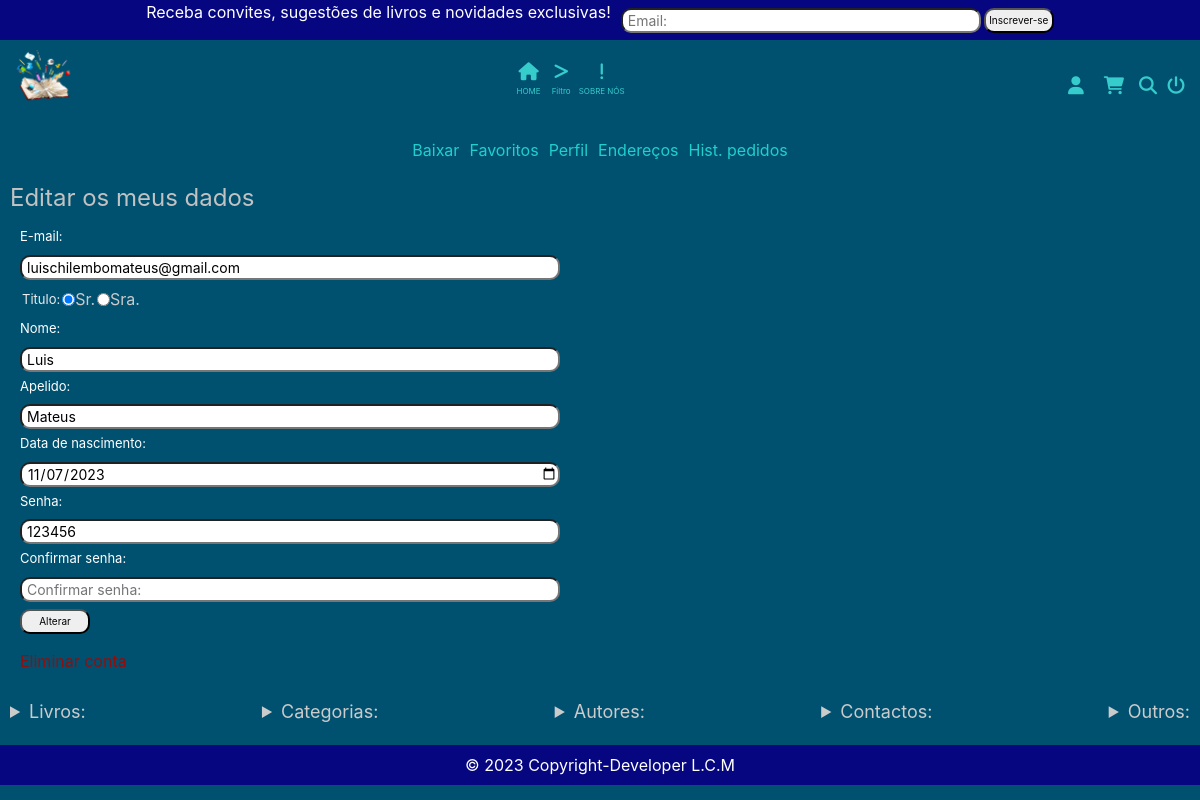
The page /usuarios/meu_perfil/6 (signed in) on the database its author committed.
### tables this page shows
CREATE TABLE `usuario` (
  `id_usuario` int(6) NOT NULL,
  `titulo` varchar(5) NOT NULL,
  `nome` varchar(50) NOT NULL,
  `apelido` varchar(50) NOT NULL,
  `email` varchar(100) NOT NULL,
  `data_nascimento` date NOT NULL,
  `senha` varchar(50) NOT NULL
);

### app/Controllers/Usuarios.php (called while the page is built, shortened)
<?php
class Usuarios extends Controller
{
    public function __construct()
    {
        $this->usuarioModel = $this->model('Usuario');
    }
    public function meu_perfil($id){
           $formulario = filter_input_array(INPUT_POST, FILTER_SANITIZE_STRING);
           if(isset($formulario)):
               $dados = [
                'id' => $id,
                'titulo' => trim($formulario['titulo']),
                'nome' => trim($formulario['nome']),
                'apelido' => trim($formulario['apelido']),
                'email' => trim($formulario['email']),
                'senha' => trim($formulario['senha']),
                'confirmar_senha' => trim($formulario['confirmar_senha']),
                'data_nascimento' => trim($formulario['data_nascimento']),
                'titulo_erro' => '',
                'nome_erro' => '',
                'apelido_erro' => '',
                'email_erro' => '',
                'senha_erro' => '',
                'confirmar_senha_erro' => '',
                'data_nascimento_erro' => ''
            ];
               if(in_array("", $formulario)):
                if (empty($formulario['nome'])) :
                    $dados['nome_erro'] = 'Preencha o campo nome';
                endif;
                if (empty($formulario['apelido'])) :
                    $dados['apelido_erro'] = 'Digite o seu apelido';
                endif;
                if (empty($formulario['email'])) :
                    $dados['email_erro'] = 'Preencha o campo email';
                endif;
                if (empty($formulario['titulo'])) :
                    $dados['titulo_erro'] = 'Selecione um titulo';
                endif;
                if (empty($formulario['senha'])) :
                    $dados['senha_erro'] = 'Preencha o campo senha';
                endif;
                if (empty($formulario['confirmar_senha'])) :
                    $dados['confirmar_senha_erro'] = 'Preencha o campo confirmar senha';
                endif;
    if (empty($formulario['data_nascimento'])) :
                    $dados['data_nascimento_erro'] = 'Preencha o campo data de nascimento';
                endif;
               else:
                  if($this->usuarioModel->atualizar($dados)):
                       Sessao::mensagem('usuario','Os seus dados foram atualizados com sucesso');
                   else:
                       die("Erro ao atualizar os seus dados no banco de dados");
                   endif;
                   echo 'Preparado para atualizar os dados do usuario';
               endif;
           else:
               $usuario = $this->usuarioModel->lerUsuarioPorId($id);
               $dados = [
                'id' => $usuario->id_isuario,
                'titulo' => $usuario->titulo,
                'nome' => $usuario->nome,
                'apelido' => $usuario->apelido,
                'email' => $usuario->email,
                'senha' => $usuario->senha,
                'data_nascimento' => $usuario->data_nascimento,
                'confirmar_senha' => '',
                'titulo_erro' => '',
                'nome_erro' => '',
                'apelido_erro' => '',
                'email_erro' => '',
                'senha_erro' => '',
                'confirmar_senha_erro' => '',
                'data_nascimento_erro' => ''
            ];
           endif;
        $this->view('usuarios/meu_perfil', $dados);
     }
}

### app/Libraries/Rota.php (called while the page is built, shortened)
<?php
class Rota{
    private $metodo = 'index';
    public function __construct()
    {
        $url = $this->url() ? $this->url() : [0];
        if(file_exists('../app/Controllers/'.ucwords($url[0]).'.php')):
            unset($url[0]);
        endif;
        $this->controlador = new $this->controlador;
        if(isset($url[1])):
            if(method_exists($this->controlador, $url[1])):
                $this->metodo = $url[1];
                unset($url[1]);
            endif;
        endif;
        $this->parametros = $url ? array_values($url) : [];
        call_user_func_array([$this->controlador, $this->metodo], $this->parametros);
    }
    private function url(){
        $url = filter_input(INPUT_GET,'url', FILTER_SANITIZE_URL);
        if(isset($url)):
            $url = trim(rtrim($url,'/'));
            $url = explode('/', $url);
            return $url;
        endif;
    }
}

### app/Libraries/Database.php (called while the page is built, shortened)
<?php
class Database {
    private $host = DB['HOST'];
    private $usuario = DB['USUARIO'];
    private $senha = DB['SENHA'];
    private $banco = DB['BANCO'];
    private $porta = DB['PORTA'];
    private $dbh;
    private $stmt;
    public function __construct()
    {
        $dsn = 'mysql:host='.$this->host.';port='.$this->porta.';dbname='.$this->banco;
        $opcoes = [
            PDO::ATTR_PERSISTENT => true,
            PDO::ATTR_ERRMODE => PDO::ERRMODE_EXCEPTION
        ];
        try {
            $this->dbh = new PDO($dsn, $this->usuario, $this->senha, $opcoes);
        } catch (PDOException $e) {
            print "Error!: ".$e->getMessage() . "<br/>";
            die();
        }
    }
    public function query($sql){
        $this->stmt = $this->dbh->prepare($sql);
    }
    public function bind($parametro, $valor, $tipo = null){
        if(is_null($tipo)):
            switch(true):
                default:
                    $tipo = PDO::PARAM_STR;
            endswitch;
        endif;
        $this->stmt->bindValue($parametro, $valor, $tipo);
    }
    public function executa(){
        return $this->stmt->execute();
    }
    public function resultado(){
        $this->executa();
        return $this->stmt->fetch(PDO::FETCH_OBJ);
    }
}

### app/Models/Usuario.php (called while the page is built, shortened)
<?php
class Usuario {
    private $db;
    public function __construct()
    {
        $this->db = new Database();
    }
    public function lerUsuarioPorId($id){
        $this->db->query("SELECT * FROM usuario WHERE id_usuario = :id");
        $this->db->bind("id", $id);
        return $this->db->resultado();
    }
}

### app/autoload.php (called while the page is built, shortened)
<?php
spl_autoload_register(function ($classe){
    $diretorios = [
        'Libraries',
        'Helpers'
    ];
    foreach($diretorios as $diretorio):
        $arquivo = (__DIR__.DIRECTORY_SEPARATOR.$diretorio.DIRECTORY_SEPARATOR.$classe.'.php');
    endforeach;
});

### app/Views/usuarios/meu_perfil.php (the view, shortened to what this page needs)
<section class="links_encomenda">
   <div><a href="<?= URL ?>/carrinhos/BaixarLivros">Baixar</a>
     </div>
     <div><a href="<?= URL ?>/usuarios/livros_favoritos">Favoritos</a>
     </div>
     <div><a href="<?= URL ?>/usuarios/meu_perfil/<?= $_SESSION['usuario_id']; ?>">Perfil</a>
     </div>
     <div><a href="<?= URL ?>/usuarios/meus_enderecos">Endereços</a>
     </div>
     <div><a href="<?= URL ?>/usuarios/historico_pedidos">Hist. pedidos</a>
    </div>
 </section>
  <form name="editar" action="<?=URL?>/usuarios/meu_perfil/<?= $_SESSION['usuario_id']; ?>" method="post">
<fieldset class="fieldset_criar_conta">
  <legend>Editar os meus dados</legend>
  <div>
  <div>
  <label for="" style="margin-top: 3px;">E-mail:</label>
  <input class="input_increver-se" type="text" name="email" id="" placeholder="E-mail:" value="<?= $dados['email']?>">
    </div>
    <div style="margin-left: 7px; display: flex; align-items: center; color: rgb(202, 202, 202);" ><span style="margin-right: 2px;">Titulo:</span><input type="radio" name="titulo" id="" value="Sr."  <?= $dados['titulo'] ==
    "Sr." ? 'checked' : '' ?>>Sr. <input type="radio" style="margin-left: 2px;" name="titulo" id="" value="Sra." <?= $dados['titulo'] ==
    "Sra." ? 'checked' : '' ?>>Sra.  <small class="erro"> <?= $dados['titulo_erro']?></small>
  </div>
    <div>
    <label for="" style="margin-top: 3px;">Nome:</label>
    <input class="input_increver-se" type="text" name="nome" id="" placeholder="Nome:" value="<?= $dados['nome']?>">
    </div>
    <div>
    <label for="" style="margin-top: 3px;">Apelido:</label>
    <input class="input_increver-se" type="text" name="apelido" id="" placeholder="Apelido:" value="<?= $dados['apelido']?>">
  </div>
  <div>
    <label for="" style="margin-top: 3px;">Data de nascimento:</label>
    <input class="input_increver-se" type="date" name="data_nascimento" id="" value="<?= $dados['data_nascimento']?>">
  </div>
  <div>
  <label for="" style="margin-top: 3px;">Senha:</label>
    <input class="input_increver-se" type="text" name="senha" id="" placeholder="Senha:" value="<?= $dados['senha']?>">
  </div>
  <div>
    <label for="" style="margin-top: 3px;">Confirmar senha:</label>
    <input class="input_increver-se" type="text" name="confirmar_senha" id="" placeholder="Confirmar senha:" value="<?= $dados['confirmar_senha']?>">  <small class="erro"> <?= $dados['confirmar_senha_erro']?></small>
  </div>
   <button class="btn_increver-se ml" type="submit">Alterar</button>
    </form>
   <form name="eliminar" action="<?=URL?>/usuarios/deletar/<?= $_SESSION['usuario_id']; ?>" method="post"> <button  class="btn_esquecer ml" style=" margin-left:10px; margin-top:15px; display:block;    color: rgb(140, 16, 16);" >Eliminar conta</button></form>

### public/css/style.css (style rules this page uses)
* { margin: 0; padding: 0; text-decoration: none; transition: all ease 0.1s; }
* a { color: rgb(32, 207, 207); }
html, body { scroll-behavior: smooth; }
body { background-color: rgb(0, 81, 112); }
.input_do_topo,.btn_increver-se, .input_increver-se, .input_pesquisar { height: 25px; border-radius: 10px; }
.input_increver-se { width: 45vw; }
.input_do_topo, .input_increver-se, .input_pesquisar { margin: 0 3px; margin-left: 10px; padding-left: 5px; font-size: 14px; }
.btn_increver-se { font-size: 10px; width: 70px; }
.links_encomenda { display: flex; justify-content: center; flex-wrap: wrap; }
.links_encomenda div { display: flex; align-items: center; padding: 0px 5px; height: 40px; }
.fieldset_criar_conta { border-radius: 10px; margin: 10px; }
.fieldset_criar_conta legend { color: rgb(194, 194, 194); }
.fieldset_criar_conta span { font-size: 13px; color: rgb(236, 236, 236); margin-top: 5px; margin-bottom: 5px; margin-left: 5px; }
.fieldset_criar_conta div { align-items: center; margin-bottom: 5px; }
.btn_esquecer { background-color: transparent; color: rgb(32, 207, 207); border: none; }
.fieldset_criar_conta label { color: white; font-size: 13px; display: block; margin-left: 10px; }
.ml { margin-left: 10px; }

### rows shown on the page
usuario: email "luischilembomateus@gmail.com", titulo "☑", nome "Luis", apelido "Mateus", data_nascimento "11/07/2023", senha "123456"
